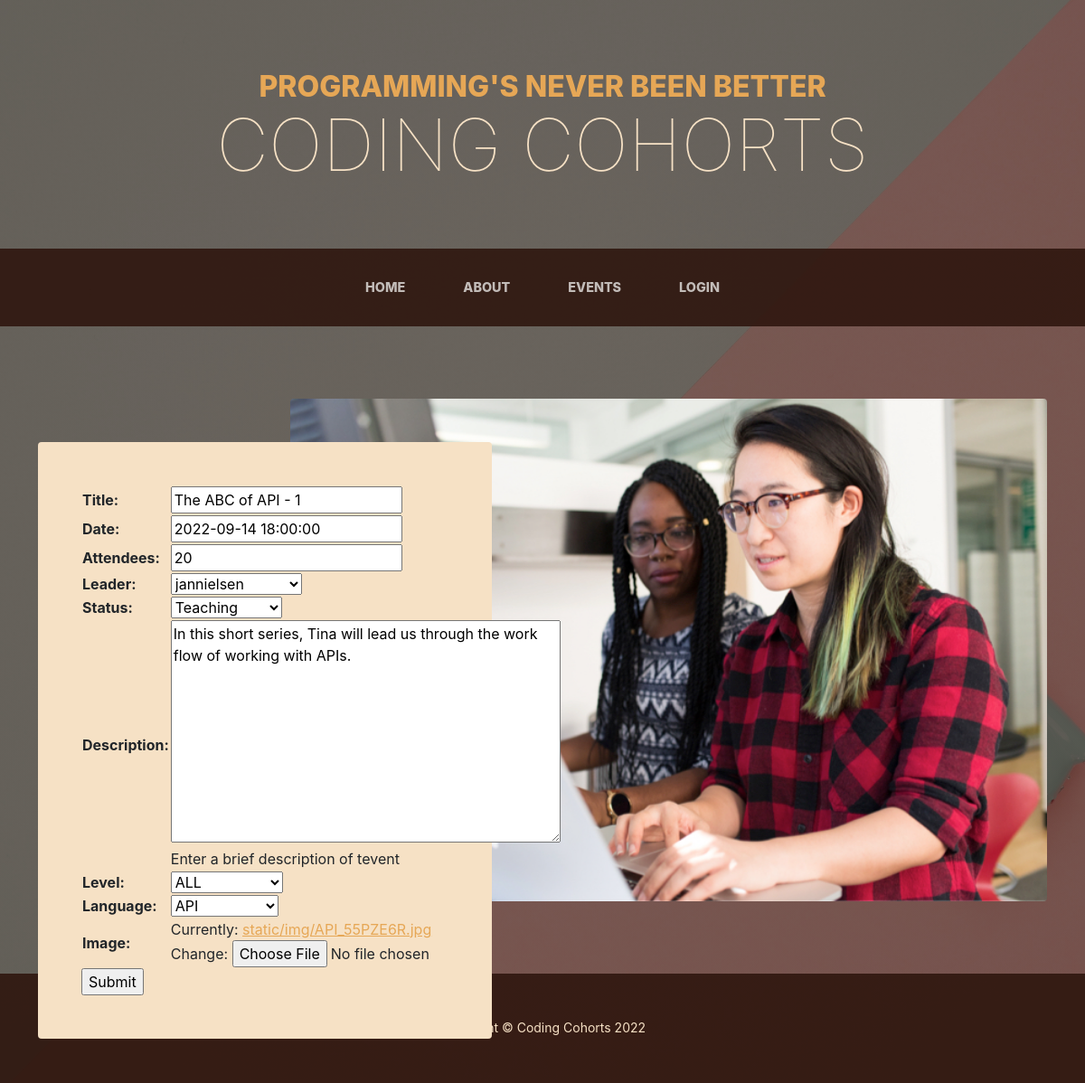
The app's page /catalog/event/3/update/, older data.
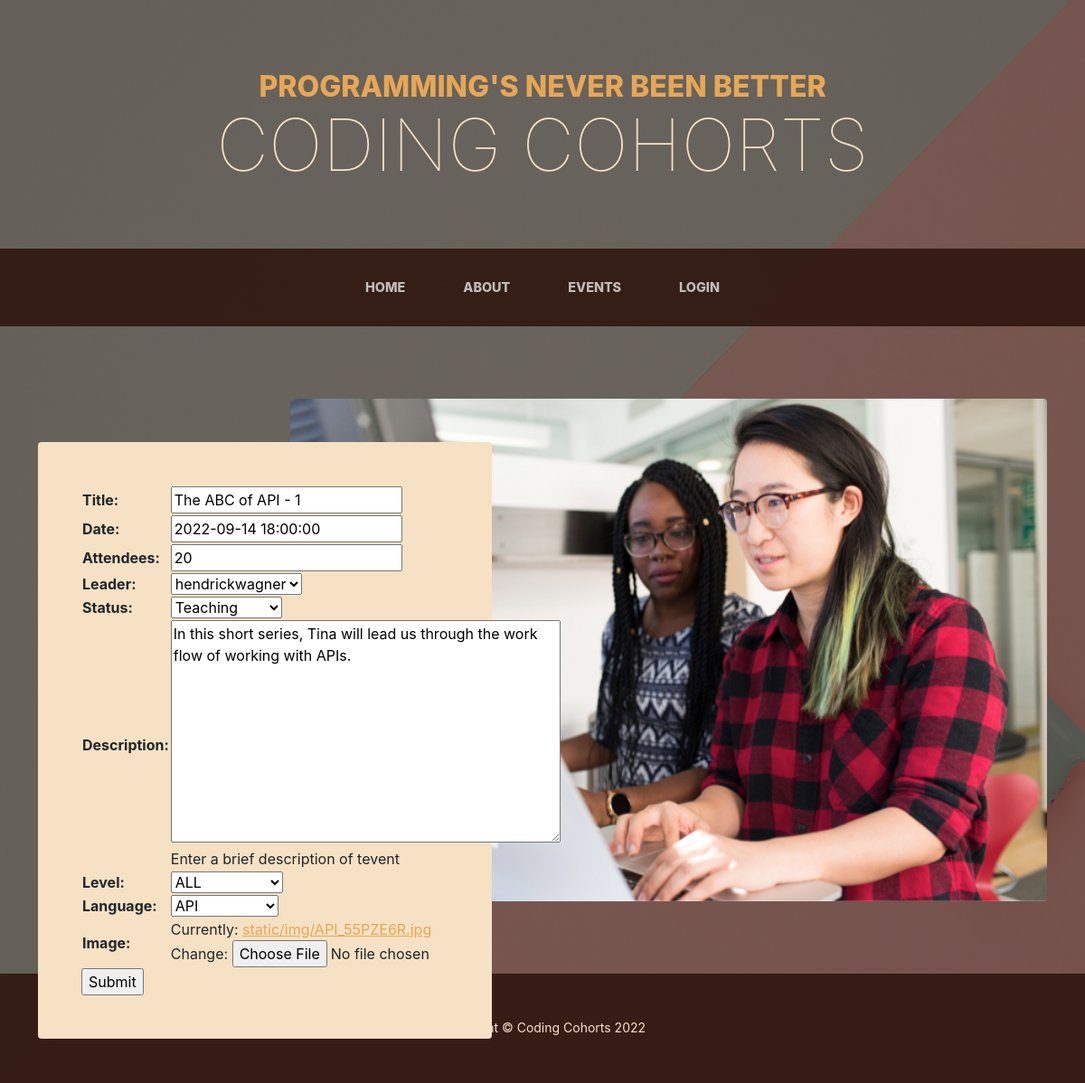
The same page, newer data.
### catalog/models.py (models this page shows, shortened)
class Event(models.Model):
    title = models.CharField(max_length=200)
    date = models.DateTimeField(blank=True)
    attendees = models.IntegerField(default=20)
    leader = models.ForeignKey(User, on_delete=models.SET_NULL, null=True)
    STATUS = (
        ('t', 'Teaching'),
        ('n', 'Not Teaching'),
    )
    status = models.CharField(
        max_length=1,
        choices=STATUS,
        blank=True,
        default='t',
    )
    description = models.TextField(max_length=1000,
                                   help_text='Enter a brief description of tevent')
    LEVEL_CHOICES = (
        ('all levels', 'ALL'),
        ('beginner', 'BEGINNER'),
        ('specialized', 'SPECIALIZED'),
    )
    level = models.CharField(max_length=15, choices=LEVEL_CHOICES, default='all')
    LANGUAGE_CHOICES = (
        ('api', 'API'),
        ('css', 'CSS'),
        ('data', 'DATA'),
        ('html', 'HTML'),
        ('javascript', 'JAVASCRIPT'),
    )
    language = models.CharField(max_length=15, choices=LANGUAGE_CHOICES, default='html')
    image = models.ImageField(upload_to='static/img/')

### catalog/views.py (the view)
# urls.py: path('event/<int:pk>/update/', views.EventUpdate.as_view(), name='event-update'),
class EventUpdate(UpdateView):
    model = Event
    fields = ['title', 'date', 'attendees', 'leader', 'status', 'description', 'status',
              'level', 'language', 'image']

### catalog/templates/catalog/event_form.html (shortened to what this page needs)
{% extends "base_generic.html" %}
{% block content %}
    <section class="page-section clearfix">
        <div class="container">
            <div class="intro">
                <img class="intro-img img-fluid mb-3 mb-lg-0 rounded"
                     src="/static/img/admin-screen.jpg"
                     alt="two people working at computer"/>
                <div class="intro-text left-0 text-left bg-faded p-5 rounded">
                    <form action="" method="post">
                        <table>
                            {{ form.as_table }}
                        </table>
                        <input type="submit" value="Submit">
                    </form>
                </div>
            </div>
        </div>
    </section>
{% endblock %}

Row changes from the older to the newer data that the page shows:
changed Event "The ABC of API - 1": leader "jannielsen" → "hendrickwagner"
